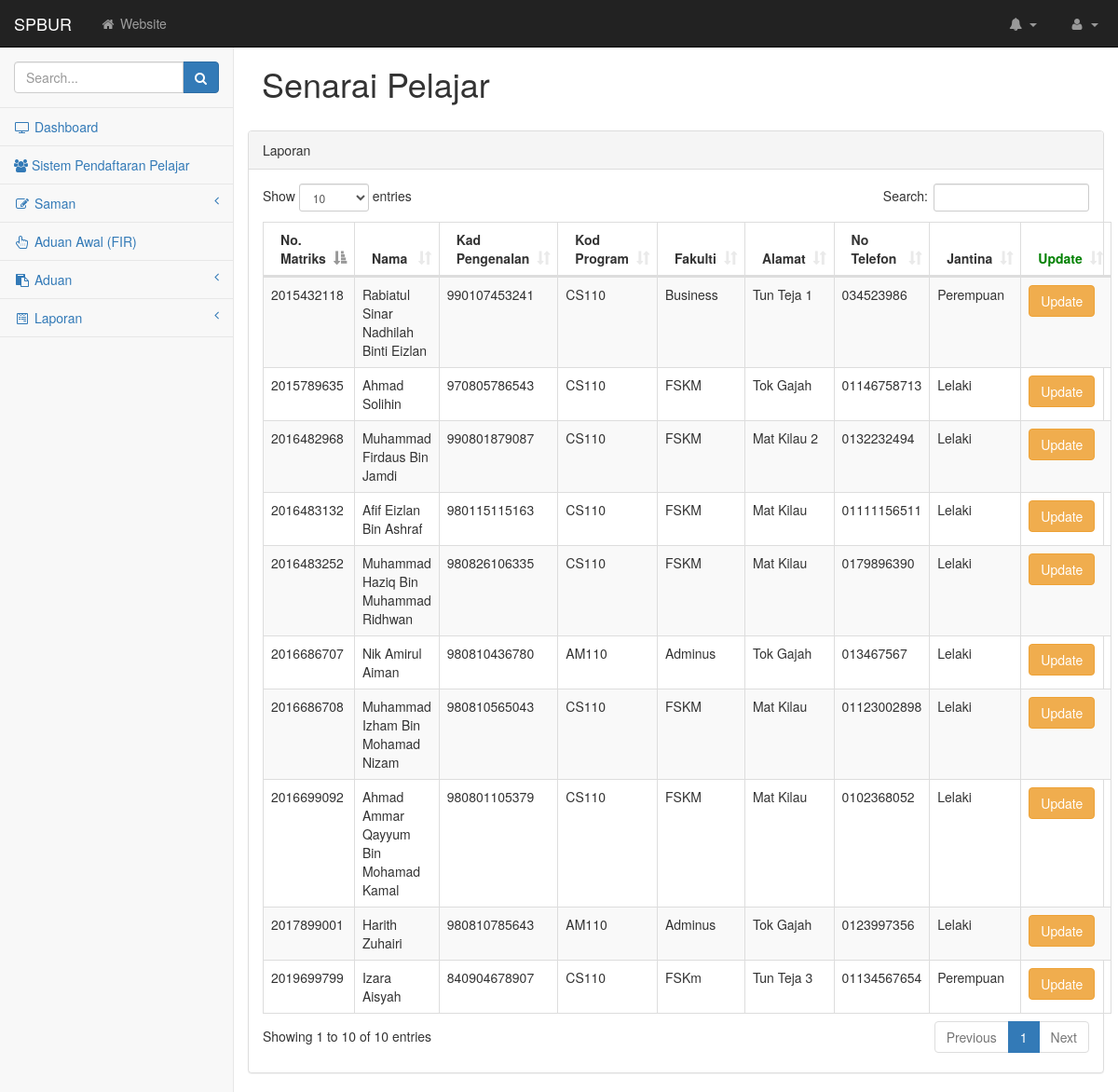
The app's page /rpelajar.php with its own data.
### tables this page shows
CREATE TABLE `student` (
  `matric_no` int(11) NOT NULL,
  `name` varchar(255) NOT NULL,
  `ic_number` varchar(255) NOT NULL,
  `course_code` varchar(255) NOT NULL,
  `faculty` varchar(255) NOT NULL,
  `address` varchar(255) NOT NULL,
  `phone_no` varchar(255) DEFAULT NULL,
  `birthdate` date DEFAULT NULL,
  `gender` varchar(255) DEFAULT NULL
);

### rpelajar.php (the view, shortened to what this page needs)
<!DOCTYPE html>
<html lang="en">
<head>
    <link href="css/bootstrap.min.css" rel="stylesheet">
    <link href="css/metisMenu.min.css" rel="stylesheet">
    <link href="css/timeline.css" rel="stylesheet">
    <link href="css/dataTables/dataTables.bootstrap.css" rel="stylesheet">
    <link href="css/dataTables/dataTables.responsive.css" rel="stylesheet">
    <link href="css/startmin.css" rel="stylesheet">
    <link href="css/morris.css" rel="stylesheet">
    <link href="css/font-awesome.min.css" rel="stylesheet" type="text/css">
    <link rel="stylesheet" href="bower_components/datatables.net-bs/css/dataTables.bootstrap.min.css">
</head>
<body>
<div id="wrapper">
<?php include("DashboardOnly.php");?>
</body>
</html>
    <div id="page-wrapper">
                <div class="col-lg-14">
                    <br>
                    <h1>Senarai Pelajar</h1>
                    <br>
                <div class="row">
                    <div class="col-lg-14">
                        <div class="panel panel-default">
                            <div class="panel-heading">
                                Laporan
                            </div>
                            <div class="panel-body">
                                <div class="dataTable_wrapper">
                                    <table class="table table-striped table-bordered table-hover" id="dataTables-example">
                                        <thead>
                                            <tr>
                                                <th>No. Matriks</th>
                                                <th>Nama</th>
                                                <th>Kad Pengenalan</th>
                                                <th>Kod Program</th>
                                                <th>Fakulti</th>
                                                <th>Alamat</th>
                                                <th>No Telefon</th>
                                                <th>Jantina</th>
                                                <th style="color:green">Update</th>
                                            </tr>
                                        </thead>
                                        <tbody>
                    <?php
                    $sql = "SELECT * FROM student";
                    $query = mysqli_query($dbconn, $sql) or die("Error: " . mysqli_error($dbconn));
                    $row = mysqli_num_rows($query);
                    if($row != 0) {
                        while($ro = mysqli_fetch_assoc($query)){
                                        echo "<tr>";
                                        echo "<td>".$ro['matric_no']."</td>";
                                        echo "<td>".$ro['name']."</td>";
                                        echo "<td>".$ro['ic_number']."</td>";
                                        echo "<td>".$ro['course_code']."</td>";
                                        echo "<td>".$ro['faculty']."</td>";
                                        echo "<td>".$ro['address']."</td>";
                                        echo "<td>".$ro['phone_no']."</td>";
                                        echo "<td>".$ro['gender']."</td>";
                                        echo '<td><button type="submit" name="updatebutton" value='.$ro['matric_no'].' formaction="updStud.php" class="btn btn-warning">Update</button></td>';
                                        echo "</tr>";
                                            }
                                            } ?>
                                        </tbody>
                                    </table>
                                </div>
                            </div>
                                </div>
                            </div>
                        </div>
</body>
</html>

### css/startmin.css (style rules this page uses)
body { background-color: #f8f8f8; }
#wrapper { width: 100%; }
#page-wrapper { padding: 30px 15px 0 15px; min-height: 568px; background-color: #fff; }
@media (min-width:768px) { #page-wrapper { position: inherit; margin-left: 250px; padding: 30px 30px 0 30px; border-left: 1px solid #e7e7e7; } }
table.dataTable thead .sorting, table.dataTable thead .sorting_asc, table.dataTable thead .sorting_desc, table.dataTable thead .sorting_asc_disabled, table.dataTable thead .sorting_desc_disabled { background: 0 0; }
table.dataTable thead .sorting_asc:after { content: "\f0de"; float: right; font-family: fontawesome; }
table.dataTable thead .sorting:after { content: "\f0dc"; float: right; font-family: fontawesome; color: rgba(50,50,50,.5); }

### records on screen
student: matric_no "2015432118", name "Rabiatul Sinar Nadhilah Binti Eizlan", ic_number "990107453241", course_code "CS110", faculty "Business", address "Tun Teja 1", phone_no "034523986", gender "Perempuan"
student: matric_no "2015789635", name "Ahmad Solihin", ic_number "970805786543", course_code "CS110", faculty "FSKM", address "Tok Gajah", phone_no "01146758713", gender "Lelaki"
student: matric_no "2016482968", name "Muhammad Firdaus Bin Jamdi", ic_number "990801879087", course_code "CS110", faculty "FSKM", address "Mat Kilau 2", phone_no "0132232494", gender "Lelaki"
student: matric_no "2016483132", name "Afif Eizlan Bin Ashraf", ic_number "980115115163", course_code "CS110", faculty "FSKM", address "Mat Kilau", phone_no "01111156511", gender "Lelaki"
student: matric_no "2016483252", name "Muhammad Haziq Bin Muhammad Ridhwan", ic_number "980826106335", course_code "CS110", faculty "FSKM", address "Mat Kilau", phone_no "0179896390", gender "Lelaki"
student: matric_no "2016686707", name "Nik Amirul Aiman", ic_number "980810436780", course_code "AM110", faculty "Adminus", address "Tok Gajah", phone_no "013467567", gender "Lelaki"
student: matric_no "2016686708", name "Muhammad Izham Bin Mohamad Nizam", ic_number "980810565043", course_code "CS110", faculty "FSKM", address "Mat Kilau", phone_no "01123002898", gender "Lelaki"
student: matric_no "2016699092", name "Ahmad Ammar Qayyum Bin Mohamad Kamal", ic_number "980801105379", course_code "CS110", faculty "FSKM", address "Mat Kilau", phone_no "0102368052", gender "Lelaki"
student: matric_no "2017899001", name "Harith Zuhairi", ic_number "980810785643", course_code "AM110", faculty "Adminus", address "Tok Gajah", phone_no "0123997356", gender "Lelaki"
student: matric_no "2019699799", name "Izara Aisyah", ic_number "840904678907", course_code "CS110", faculty "FSKm", address "Tun Teja 3", phone_no "01134567654", gender "Perempuan"
